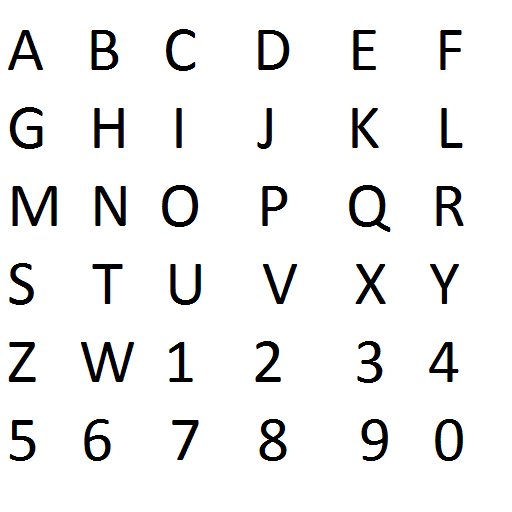
%> input picture Morphological Operations/alphanumeric_templates .bmp, 512 x 512 px
$ octave task3.m   (GNU Octave 9; MATLAB toolbox functions it lacks are replaced by stand-ins)
%> lines starting %> are read from the running program, lines starting %| are printed output that depends on the picture; in (x1, y1, x2, y2) boxes, pixels count from 0 and x2, y2 are one past the last pixel; in counts of white or black regions, pixels touching at a corner belong together; the program's own positions count from 1
clc;
image=imread('alphanumeric_templates .bmp');
%> image is the input picture: size 512x512x3 uint8; mean R, G, B 239, 239, 239
image_grey=rgb2gray(image);
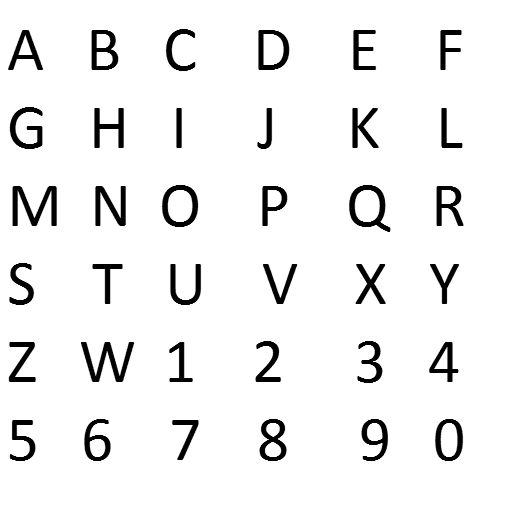
%> image_grey: size 512x512 uint8; min 0, max 255, mean 239
image_binary=imbinarize(image_grey);
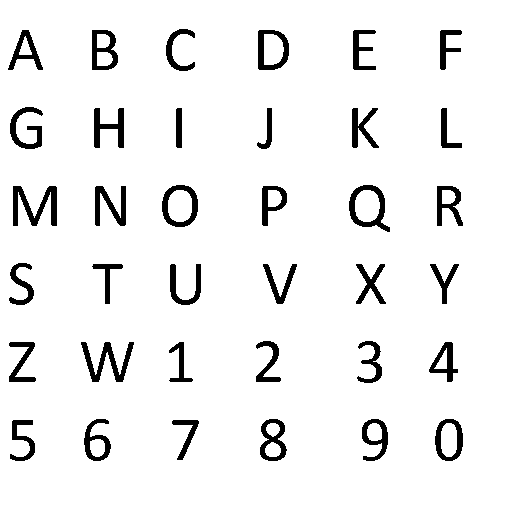
%> image_binary: size 512x512 logical; 93.6% white; 36 black regions, largest, box (x1, y1, x2, y2) and area: (13, 186, 57, 226) 825, (81, 342, 134, 382) 776, (349, 185, 390, 232) 663
image_binary=~image_binary;
[r,c]=size(image_binary);
%> r = 512; c = 512
% figure;
% imshow(image_binary);


%% 字母表方法1
  se1=cell(36,1);
  se2=cell(36,1);
  se3=cell(36,1);
  k=1;
  se=strel('square',3);
 for i=1:80:c
      for j=1:80:r
          if(((i+80)<512)&&((j+80)<512))
              se1{k}=padarray(cut_edge(image_binary(i:i+80,j:j+80)),[5 5]);
              se3{k}=~se1{k};
              se2{k}=imerode(se3{k},se);
              k=k+1;
          end
      end
 end
%> after the loop, k = 37; se1 = 36 items; se2 = 36 items; se3 = 36 items


% [15 lines of commented-out code are left out]
%%
%车牌
 image_carplate=imread('car_license_plate.bmp');
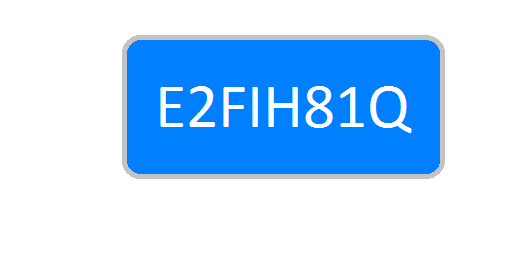
%> input picture Morphological Operations/car_license_plate.bmp, 512 x 256 px
%> image_carplate is the input picture: size 256x512x3 uint8; mean R, G, B 178.4, 215.8, 253
 image_carplate=imbinarize(rgb2gray( image_carplate));
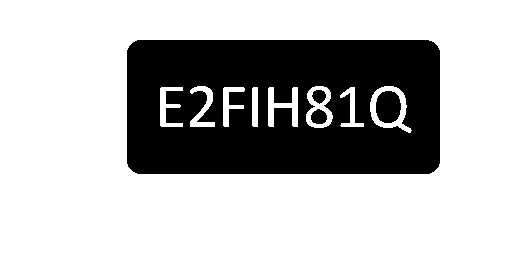
%> image_carplate: size 256x512 logical; 70.9% white; 4 black regions, box (x1, y1, x2, y2) and area: (127, 40, 440, 174) 37207, (376, 91, 401, 123) 657, (311, 109, 327, 124) 186, (312, 90, 326, 104) 140
 image_carplate=image_carplate(85:134,160:413);
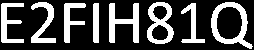
%> image_carplate: size 50x254 logical; 28.2% white; 8 white regions, largest, box (x1, y1, x2, y2) and area: (211, 2, 253, 49) 675, (109, 3, 139, 43) 566, (147, 2, 174, 44) 551
 chepai=image_carplate;
 fanchepai=~chepai;


% [11 lines of commented-out code are left out]
out1=zeros(1,300);
out2=zeros(1,8);
k=1;
 for n=1:1:36

      outcome1=bwhitmiss(chepai,se1{n},se2{n});
      [r_1,c_1]=size(outcome1);

%       figure;
%       imshow(outcome1);

      m=floor(r_1/2);
      o=floor(c_1/2);
      test1=sum(outcome1,'all');

      if(test1==1)
       [heng1,zong1]=find(outcome1==1);
       out1(1,zong1)=n;
       out2(1,k)=zong1;
       k=k+1;
      end
 end
%> this loop made 36 passes
%> (test1, heng1, zong1) on passes 5, 6, 8, 9, 17, 27, 28, 34: (1, 23, 13), (1, 23, 75), (1, 23, 124), (1, 23, 96), (1, 26, 232), (1, 23, 193), (1, 23, 44), (1, 23, 161)
%> test1 on passes 1, 2, 3, 4, 7, 10: 0, 0, 0, 0, 0, 0
%> after the loop, k = 9; out1 = 300 values, max 34 at index 161, min 0 at index 1, mean 0.447; out2 = [13 75 124 96 232 193 44 161]


chepai_jieguo=[];
shunxu=zeros(1,8);
 out3=sort(out2);
%> out3 = [13 44 75 96 124 161 193 232]
 jieguo="";
 alphanumeric_template= ['A', 'B', 'C', 'D', 'E', 'F', ...
                         'G', 'H', 'I', 'J', 'K', 'L', ...
                         'M', 'N', 'O', 'P', 'Q', 'R', ...
                         'S', 'T', 'U', 'V', 'X', 'Y', ...
                         'Z', 'W', '1', '2', '3', '4', ...
                         '5', '6', '7', '8', '9', '0'];
 for i=1:1:length(out3)
     shunxu(i)=out1(out3(i));
     chepai_jieguo{i}=alphanumeric_template(shunxu(i));
     q=string(chepai_jieguo{i});
     jieguo=strcat(jieguo,q);
     disp(chepai_jieguo{i});
 end
%> this loop made 8 passes
%> (q, jieguo) on passes 1 to 8: ('E', 'E'), ('2', 'E2'), ('F', 'E2F'), ('I', 'E2FI'), ('H', 'E2FIH'), ('8', 'E2FIH8'), ('1', 'E2FIH81'), ('Q', 'E2FIH81Q')
%| E
%| 2
%| F
%| I
%| H
%| 8
%| 1
%| Q
%> after the loop, chepai_jieguo = {'E', '2', 'F', 'I', 'H', '8', '1', 'Q'}; shunxu = [5 28 6 9 8 34 27 17]
